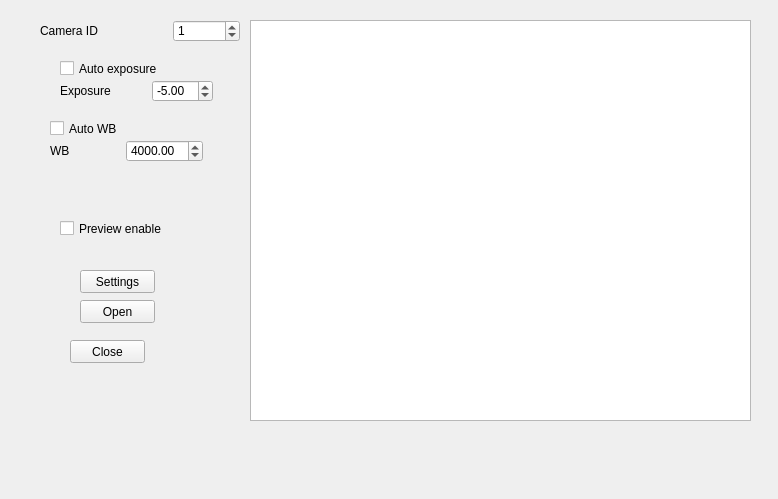
<?xml version="1.0" encoding="UTF-8"?>
<ui version="4.0">
 <class>Dialog</class>
 <widget class="QDialog" name="Dialog">
  <property name="geometry">
   <rect>
    <x>0</x>
    <y>0</y>
    <width>778</width>
    <height>499</height>
   </rect>
  </property>
  <property name="windowTitle">
   <string>Dialog</string>
  </property>
  <widget class="QDialogButtonBox" name="buttonBox">
   <property name="geometry">
    <rect>
     <x>340</x>
     <y>510</y>
     <width>341</width>
     <height>32</height>
    </rect>
   </property>
   <property name="orientation">
    <enum>Qt::Horizontal</enum>
   </property>
   <property name="standardButtons">
    <set>QDialogButtonBox::Cancel|QDialogButtonBox::Ok</set>
   </property>
  </widget>
  <widget class="QCheckBox" name="checkBox">
   <property name="geometry">
    <rect>
     <x>60</x>
     <y>60</y>
     <width>141</width>
     <height>17</height>
    </rect>
   </property>
   <property name="text">
    <string>Auto exposure</string>
   </property>
  </widget>
  <widget class="QWidget" name="layoutWidget">
   <property name="geometry">
    <rect>
     <x>40</x>
     <y>20</y>
     <width>200</width>
     <height>22</height>
    </rect>
   </property>
   <layout class="QHBoxLayout" name="horizontalLayout_14">
    <item>
     <widget class="QLabel" name="label_15">
      <property name="sizePolicy">
       <sizepolicy hsizetype="MinimumExpanding" vsizetype="Preferred">
        <horstretch>0</horstretch>
        <verstretch>0</verstretch>
       </sizepolicy>
      </property>
      <property name="text">
       <string>Camera ID</string>
      </property>
     </widget>
    </item>
    <item>
     <widget class="QSpinBox" name="spinBox_2">
      <property name="maximum">
       <number>999999</number>
      </property>
      <property name="value">
       <number>1</number>
      </property>
     </widget>
    </item>
   </layout>
  </widget>
  <widget class="QCheckBox" name="checkBox_2">
   <property name="geometry">
    <rect>
     <x>50</x>
     <y>120</y>
     <width>141</width>
     <height>17</height>
    </rect>
   </property>
   <property name="text">
    <string>Auto WB</string>
   </property>
  </widget>
  <widget class="QWidget" name="layoutWidget_2">
   <property name="geometry">
    <rect>
     <x>60</x>
     <y>80</y>
     <width>153</width>
     <height>22</height>
    </rect>
   </property>
   <layout class="QHBoxLayout" name="horizontalLayout_7">
    <item>
     <widget class="QLabel" name="label_7">
      <property name="sizePolicy">
       <sizepolicy hsizetype="MinimumExpanding" vsizetype="Preferred">
        <horstretch>0</horstretch>
        <verstretch>0</verstretch>
       </sizepolicy>
      </property>
      <property name="text">
       <string>Exposure</string>
      </property>
     </widget>
    </item>
    <item>
     <widget class="QDoubleSpinBox" name="doubleSpinBox_6">
      <property name="minimum">
       <double>-14.000000000000000</double>
      </property>
      <property name="maximum">
       <double>0.000000000000000</double>
      </property>
      <property name="value">
       <double>-5.000000000000000</double>
      </property>
     </widget>
    </item>
   </layout>
  </widget>
  <widget class="QWidget" name="layoutWidget_3">
   <property name="geometry">
    <rect>
     <x>50</x>
     <y>140</y>
     <width>153</width>
     <height>22</height>
    </rect>
   </property>
   <layout class="QHBoxLayout" name="horizontalLayout_8">
    <item>
     <widget class="QLabel" name="label_8">
      <property name="sizePolicy">
       <sizepolicy hsizetype="MinimumExpanding" vsizetype="Preferred">
        <horstretch>0</horstretch>
        <verstretch>0</verstretch>
       </sizepolicy>
      </property>
      <property name="text">
       <string>WB</string>
      </property>
     </widget>
    </item>
    <item>
     <widget class="QDoubleSpinBox" name="doubleSpinBox_7">
      <property name="minimum">
       <double>2500.000000000000000</double>
      </property>
      <property name="maximum">
       <double>10000.000000000000000</double>
      </property>
      <property name="value">
       <double>4000.000000000000000</double>
      </property>
     </widget>
    </item>
   </layout>
  </widget>
  <widget class="QPushButton" name="pushButton">
   <property name="geometry">
    <rect>
     <x>80</x>
     <y>300</y>
     <width>75</width>
     <height>23</height>
    </rect>
   </property>
   <property name="text">
    <string>Open</string>
   </property>
  </widget>
  <widget class="QPushButton" name="pushButton_2">
   <property name="geometry">
    <rect>
     <x>70</x>
     <y>340</y>
     <width>75</width>
     <height>23</height>
    </rect>
   </property>
   <property name="text">
    <string>Close</string>
   </property>
  </widget>
  <widget class="QCheckBox" name="checkBox_3">
   <property name="geometry">
    <rect>
     <x>60</x>
     <y>220</y>
     <width>141</width>
     <height>17</height>
    </rect>
   </property>
   <property name="text">
    <string>Preview enable</string>
   </property>
  </widget>
  <widget class="QGraphicsView" name="graphicsView">
   <property name="geometry">
    <rect>
     <x>250</x>
     <y>20</y>
     <width>501</width>
     <height>401</height>
    </rect>
   </property>
  </widget>
  <widget class="QPushButton" name="pushButton_3">
   <property name="geometry">
    <rect>
     <x>80</x>
     <y>270</y>
     <width>75</width>
     <height>23</height>
    </rect>
   </property>
   <property name="text">
    <string>Settings</string>
   </property>
  </widget>
 </widget>
 <resources/>
 <connections>
  <connection>
   <sender>buttonBox</sender>
   <signal>accepted()</signal>
   <receiver>Dialog</receiver>
   <slot>accept()</slot>
   <hints>
    <hint type="sourcelabel">
     <x>248</x>
     <y>254</y>
    </hint>
    <hint type="destinationlabel">
     <x>157</x>
     <y>274</y>
    </hint>
   </hints>
  </connection>
  <connection>
   <sender>buttonBox</sender>
   <signal>rejected()</signal>
   <receiver>Dialog</receiver>
   <slot>reject()</slot>
   <hints>
    <hint type="sourcelabel">
     <x>316</x>
     <y>260</y>
    </hint>
    <hint type="destinationlabel">
     <x>286</x>
     <y>274</y>
    </hint>
   </hints>
  </connection>
 </connections>
</ui>
